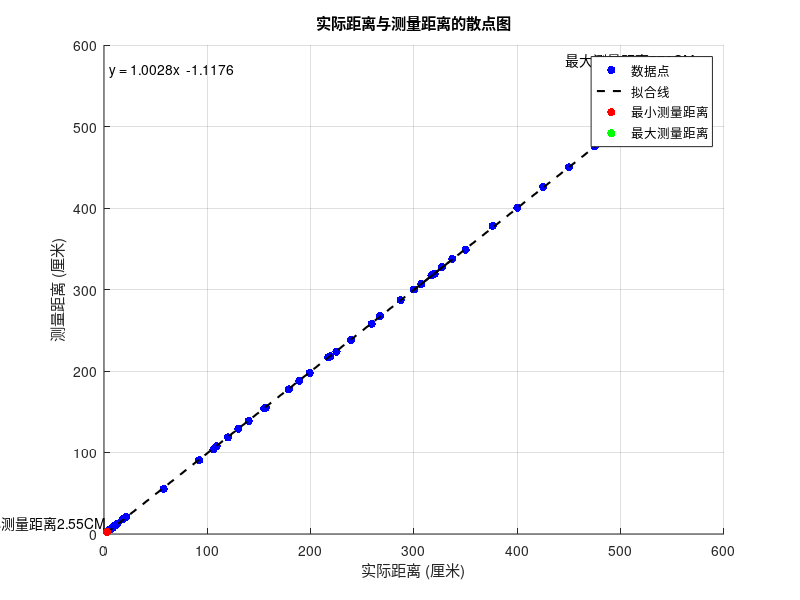

Reproduce this figure in MATLAB.
% 数据
actual_distance = [2.8, 5, 8.2, 10, 13, 18, 20, 21.5, 57.7, 92, 106, 109, 120, ...
    130, 140, 155, 156.5, 179, 189, 199, 217, 219, 225, 239, 259, ...
    267, 287, 307, 317, 327, 337, 300, 320, 350, 376, 400, 425, ...
    450, 475, 500, 530, 572];
measured_distance = [2.55, 4.73, 7.48, 9.78, 12.8, 18, 19.8, 21.1, 55.3, 90.4, ...
    104, 107.5, 118.5, 129.06, 138.7, 154, 155, 177.4, 188, 197.5, ...
    216.7, 218, 223.6, 238, 257.8, 267.3, 287.1, 306.7, 317.5, 327.4, ...
    337.6, 300, 319.42, 349, 378, 400.49, 425.9, 449.8, 475.5, 500, ...
    530.52, 572];

% 找到最小和最大测量距离
[~, minIndex] = min(actual_distance); % 最小实际距离的索引
[~, maxIndex] = max(actual_distance); % 最大实际距离的索引

% 线性拟合
coeffs = polyfit(actual_distance, measured_distance, 1); % 一次线性拟合
fit_line = polyval(coeffs, actual_distance);

% 绘制散点图
figure;
scatter(actual_distance, measured_distance, 'b', 'filled');
hold on;

% 添加拟合虚线
plot(actual_distance, fit_line, '--k', 'LineWidth', 1.5);

% 标记最小测量距离和最大测量距离
scatter(actual_distance(minIndex), measured_distance(minIndex), 'r', 'filled');
text(actual_distance(minIndex), measured_distance(minIndex), ...
    '最小测量距离2.55CM', 'VerticalAlignment', 'bottom', 'HorizontalAlignment', 'right');

scatter(actual_distance(maxIndex), measured_distance(maxIndex), 'g', 'filled');
text(actual_distance(maxIndex), measured_distance(maxIndex), ...
    '最大测量距离572CM', 'VerticalAlignment', 'bottom', 'HorizontalAlignment', 'right');

% 添加图形标签和标题
xlabel('实际距离 (厘米)');
ylabel('测量距离 (厘米)');
title('实际距离与测量距离的散点图');
legend('数据点', '拟合线', '最小测量距离', '最大测量距离', 'Location', 'Best');
grid on;
hold off;

% 显示拟合函数公式在左上角
equation = sprintf('y = %.4fx  %.4f', coeffs(1), coeffs(2)); % 格式化拟合公式
x_pos = min(actual_distance) + 3; % 左上角的 X 位置（稍微偏移一点）
y_pos = max(measured_distance) - 3; % 左上角的 Y 位置（稍微偏移一点）
text(x_pos, y_pos, equation, 'FontSize', 10, 'Color', 'black', 'HorizontalAlignment', 'left');